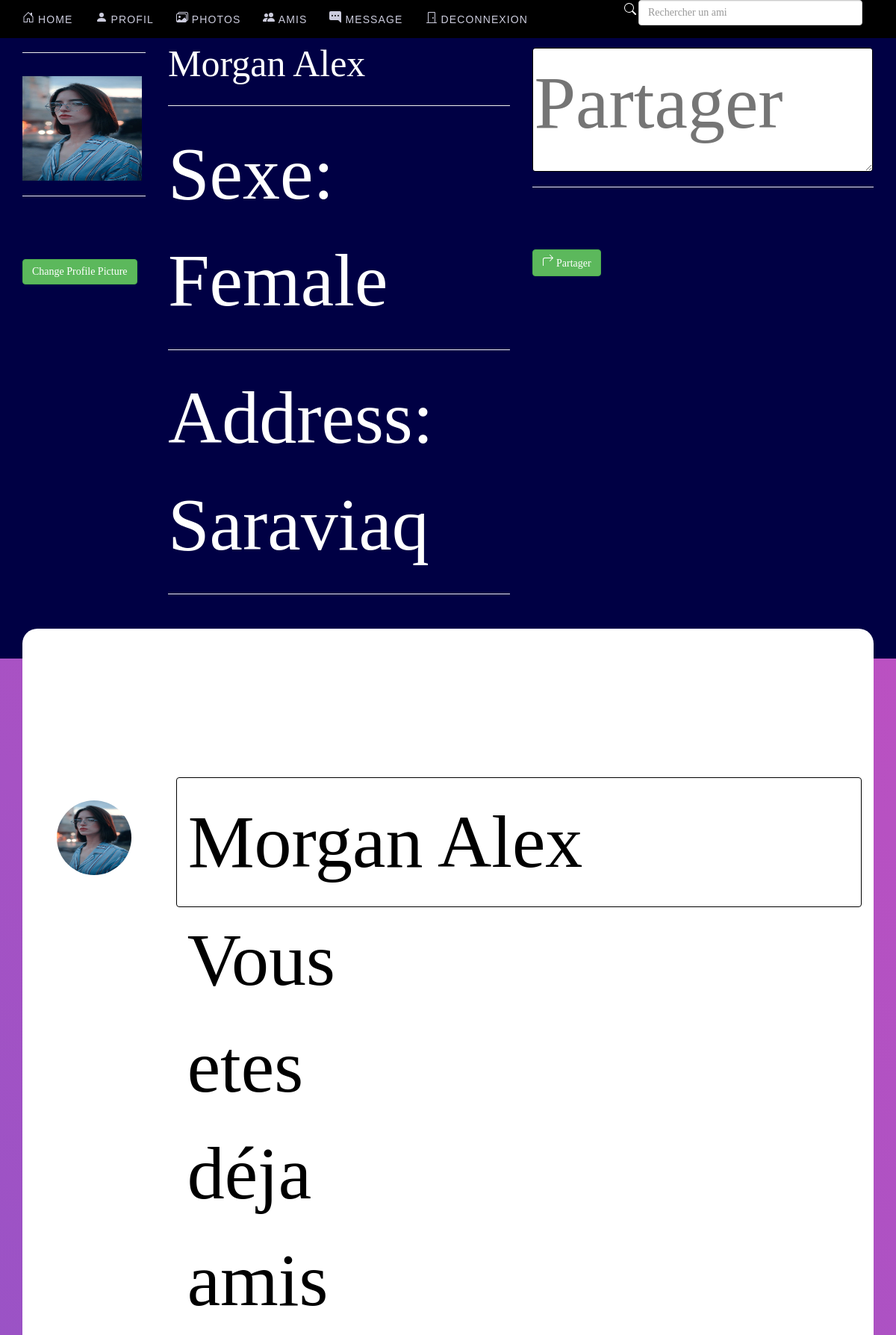
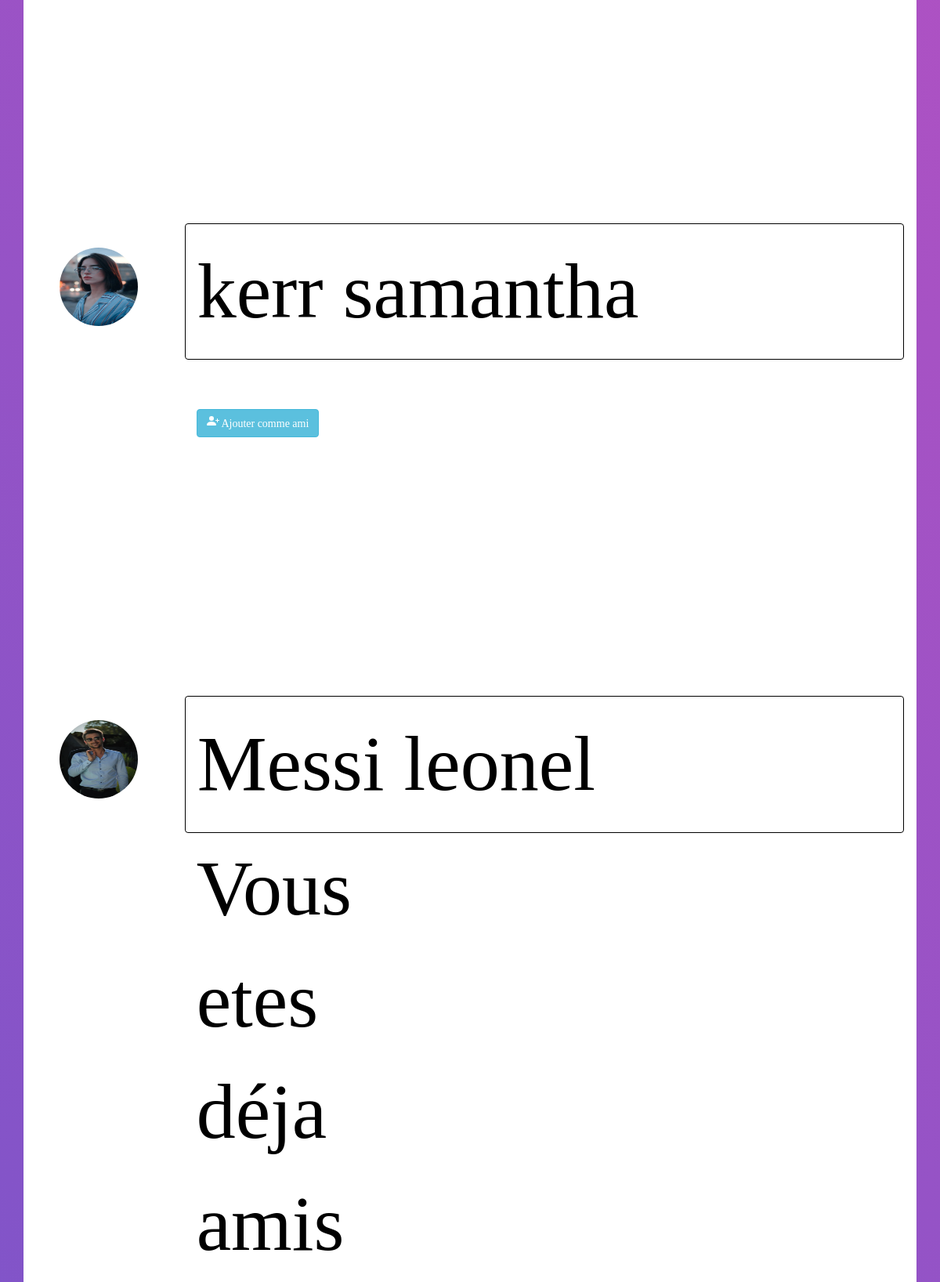
Page /Login_v1/follow.php (signed in, upper part) on the committed database (2 pictures, top to bottom).
### tables this page shows
CREATE TABLE IF NOT EXISTS `members` (
  `member_id` int(11) NOT NULL AUTO_INCREMENT,
  `nom` varchar(100) NOT NULL,
  `prenom` varchar(100) NOT NULL,
  `address` varchar(100) NOT NULL,
  `email` varchar(100) NOT NULL,
  `age` int(11) NOT NULL,
  `sexe` varchar(100) NOT NULL,
  `username` varchar(100) NOT NULL,
  `password` varchar(100) NOT NULL,
  `image` varchar(100) NOT NULL,
  `birthdate` varchar(100) NOT NULL,
  `numero` varchar(100) NOT NULL,
  `status` varchar(100) NOT NULL,
  `bio` varchar(255) NOT NULL,
  PRIMARY KEY (`member_id`)
);

### Login_v1/session.php (called while the page is built, shortened)
<?php
$session_id = $_SESSION['id'];
$session_query = $conn->prepare("SELECT * FROM members WHERE member_id = ?");
$session_query->execute(array($session_id));
$user_row = $session_query->fetch();
$image = $user_row['image'];
?>

### Login_v1/follow.php (the view, shortened to what this page needs)
<!DOCTYPE html>
<html lang="en">
<head>
</head>
<?php include('header.php'); ?>
<?php include('session.php'); ?>
<?php $search = $_POST['search']; ?>
<body>
<?php include('navbar.php'); ?>
<div id="masthead">
    <div class="container">
        <?php include('heading.php'); ?>
    </div>
    <div class="container">
        <div class="row">
            <div class="col-md-12">
                <div class="top-spacer"> </div>
            </div>
        </div>
    </div>
</div>
<div class="container">
    <div class="row">
        <div class="col-md-12">
            <div class="panel">
                <div class="panel-body">
                    <div class="row">
                        <br>
                        <?php
                        $query = $conn->query("select  * from members where nom LIKE '%$search%' or prenom  LIKE '%$search%'");
                        $count = $query->rowcount();
                        if ($count > 0){
                            while($row = $query->fetch()){
                                $posted_by = $row['nom']." ".$row['prenom'];
                                $posted_image = $row['image'];
                                $friend_id = $row['member_id'];
                                ?>
                                <div class="col-md-2 col-sm-3 text-center">
                                    <img  src="<?php echo $posted_image; ?>" style="width:100px;height:100px" class="img-circle"></a>
                                </div>
                                <div class="col-md-10 col-sm-9">
                                    <div class="alert"><?php echo $posted_by; ?></div>
                                    <div class="row">
                                        <div class="col-xs-9">
                                            <form method="post" action="addfriend.php">
                                                <div class="col-xs-3">
                                                    <?php $query1 = $conn->query("SELECT * FROM friends WHERE my_friend_id = '$friend_id'");
                                                    $count1 = $query1->rowcount();
                                                    if ($count1 > 0){ echo 'Vous etes déja amis'; }else{
                                                        ?>
                                                        <button  class="btn btn-info">
                                                            Ajouter comme ami</button>
                                                    <?php } ?>
                                                </div>
                                                </h4></div>
                                    </div>
                                    <br><br>
                                </div>
                            <?php } }else{ ?> &nbsp;&nbsp;&nbsp;&nbsp; Aucun resultat trouvé  <?php } ?>
                    </div>
                </div>
            </div>
        </div>
    </div>
</div>
<?php include('footer.php'); ?>
</body>
</html>

### Login_v1/heading.php (shortened to what this page needs)
<!DOCTYPE html>
<body>
<div class="row">
    <div class="col-md-2">
        <hr>
        <img class="pp" src="<?php echo $image; ?>" height="140" width="160">
        <hr>
        <a class="btn btn-success" href="changepic.php">Change Profile Picture</a>
    </div>
    <div class="col-md-5">
        <?php
        $query = $conn->query("select * from members where member_id = '$session_id'");
        $row = $query->fetch();
        ?>
        <p style="font-size: 50px;">  <?php echo $row['nom']." ".$row['prenom']; ?><span class="margin-p"> </span>
        <hr>
        <p>Sexe: <?php echo $row['sexe']; ?></p>
        <hr>
        <p>Address: <?php echo $row['address']; ?></p>
        <hr>
    </div>
    <div class="col-md-5">
        <form method="post" action="post.php">
            <textarea name="content" placeholder="Partager une story"></textarea>
            <br>
            <hr>
            <button class="btn btn-success">
                Partager </button>
        </form>
    </div>
</div>
</body>

### Login_v1/css/my_style.css (style rules this page uses)
body { font-family: "Helvetica Neue", Helvetica, Arial, sans-serif !important; background: #9053c7; background: -webkit-linear-gradient(-135deg, #c850c0, #4158d0); background: -o-linear-gradient(-135deg, #c850c0, #4158d0); background: -moz-linear-gradient(-135deg, #c850c0, #4158d0); background: linear-gradient(-135deg, #c850c0, #4158d0); }
.col-md-10 { color: black !important; }
.alert { border:1px solid; margin-bottom:0px !important; color: black; }
.top-spacer { border-radius: 20px 20px 0 0; }
.col-md-5 > p { color: #ffffff !important; }
.top-spacer { margin-top: 26px; }
#masthead { background-size:cover !important; }
textarea { border: 1px solid; border-radius: 4px; height: 166px; margin-top: 14px; width: 456px !important; }
body { font-family: 'TR Century Gothic' !important; padding-top:50px; color:#646464; background-color:#efefef; }
#masthead { min-height:199px; background-color:#000044; color:#aaaacc; }
.top-spacer { background-color:#ffffff; height:40px; }
a,a:hover { color:#223344; text-decoration:none; }
.panel { border-color:transparent; border-radius:0; }

### rows in the picture
members: nom "Morgan", prenom "Alex", sexe "Female", address "Saraviaq", posted_by "Morgan Alex", shows "Vous etes déja amis"
members: posted_by "kerr samantha", shows "Ajouter comme ami"
members: image (picture), posted_by "Messi leonel", shows "Vous etes déja amis"
